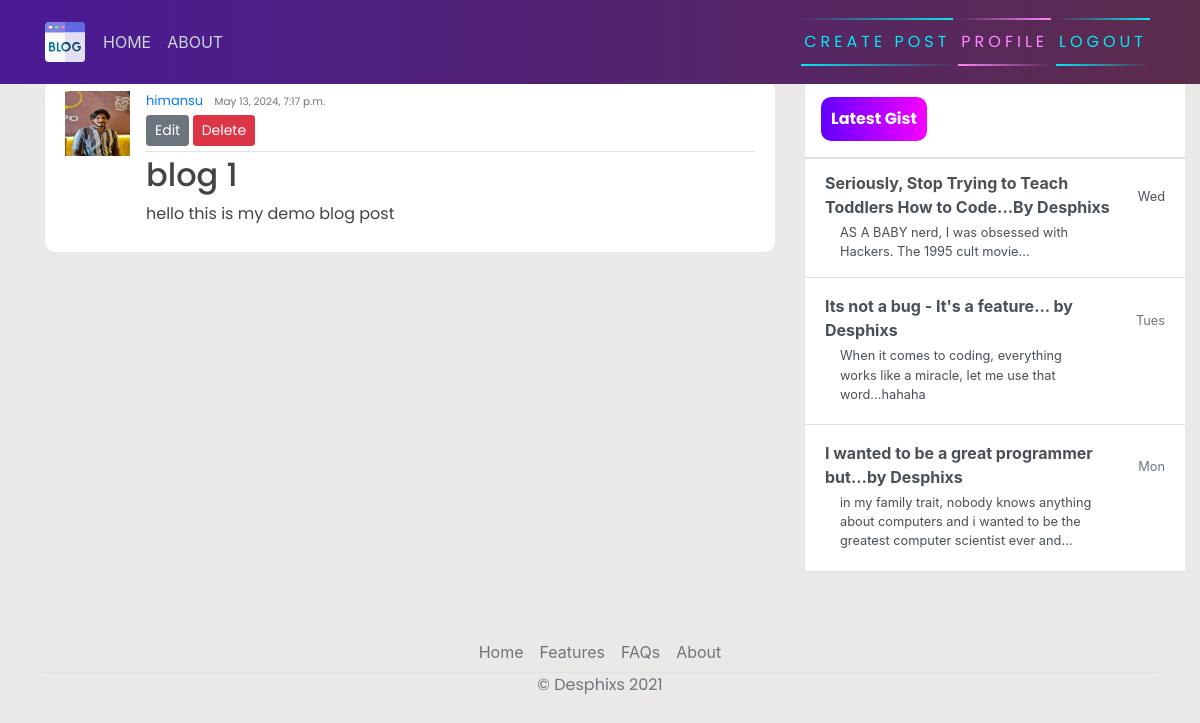
The app's page /post/1 (signed in) with its own data.
### blog/models.py (models this page shows, shortened)
class Post(models.Model):
    title = models.CharField(max_length=100)
    content = models.TextField()
    date_posted = models.DateTimeField(default=timezone.now)
    author = models.ForeignKey(User, on_delete=models.CASCADE)

### users/models.py (models this page shows, shortened)
class Profile(models.Model):
    user = models.OneToOneField(User, on_delete=models.CASCADE)
    image = models.ImageField(default='default.jpg', upload_to='profile_pics')

### blog/views.py (the view)
# urls.py: path('post/<int:pk>',postDetailView.as_view(),name='post_detail'),
class postDetailView(LoginRequiredMixin,DetailView):
    model = Post

### blog/templates/blog/post_detail.html
{% extends 'blog/index.html' %}
{% block content %}
        <article class="media content-section">
            <img class="rounded-cirlce article-img" src="{{ object.author.profile.image.url }}" alt="">
            <div class="media-body">
              <div class="article-metadata">
                <a class="mr-2" href="#">{{ object.author }}</a>
                <small class="text-muted">{{ object.date_posted }}</small> <br>
                  {% if object.author == user %}
                    <div>
                      <a class="btn btn-secondary btn-sm mt-1 mb-1" href="{% url 'post_update' object.id %}">Edit</a>
                      <a class="btn btn-danger btn-sm mt-1 mb-1" href="{% url 'post_delete' object.id %}">Delete</a>
                    </div>
                  {% endif %}
              </div>
              <h2><a class="article-title" href="#">{{ object.title }}</a></h2>
              <p class="article-content">{{ object.content }}</p>
            </div>
            <br>
          </article>
{% endblock content %}

### blog/static/blog/main.css (style rules this page uses)
body { background-color: rgb(235, 232, 232); margin-top: 5rem; background-size: contain; background-repeat: no-repeat; }
h1, h2, h3, h4, h5, h6, p { color: #444444; font-family: 'Poppins', sans-serif; }
.content-section { background: #ffffff; padding: 10px 20px; border-radius: 10px; margin-bottom: 20px; overflow: hidden; }
.article-title { color: #444444; }
.article-content { white-space: pre-line; overflow: hidden; }
.article-img { height: 65px; width: 65px; margin-right: 16px; }
.article-metadata { font-family: 'Poppins', sans-serif; padding-bottom: 1px; margin-bottom: 4px; font-size: 13px; border-bottom: 1px solid #e3e3e3 }

### records on screen
Post: author.profile.image (picture), author "himansu", date_posted "May 13, 2024, 7:17 p.m.", title "blog 1", content "hello this is my demo blog post"
